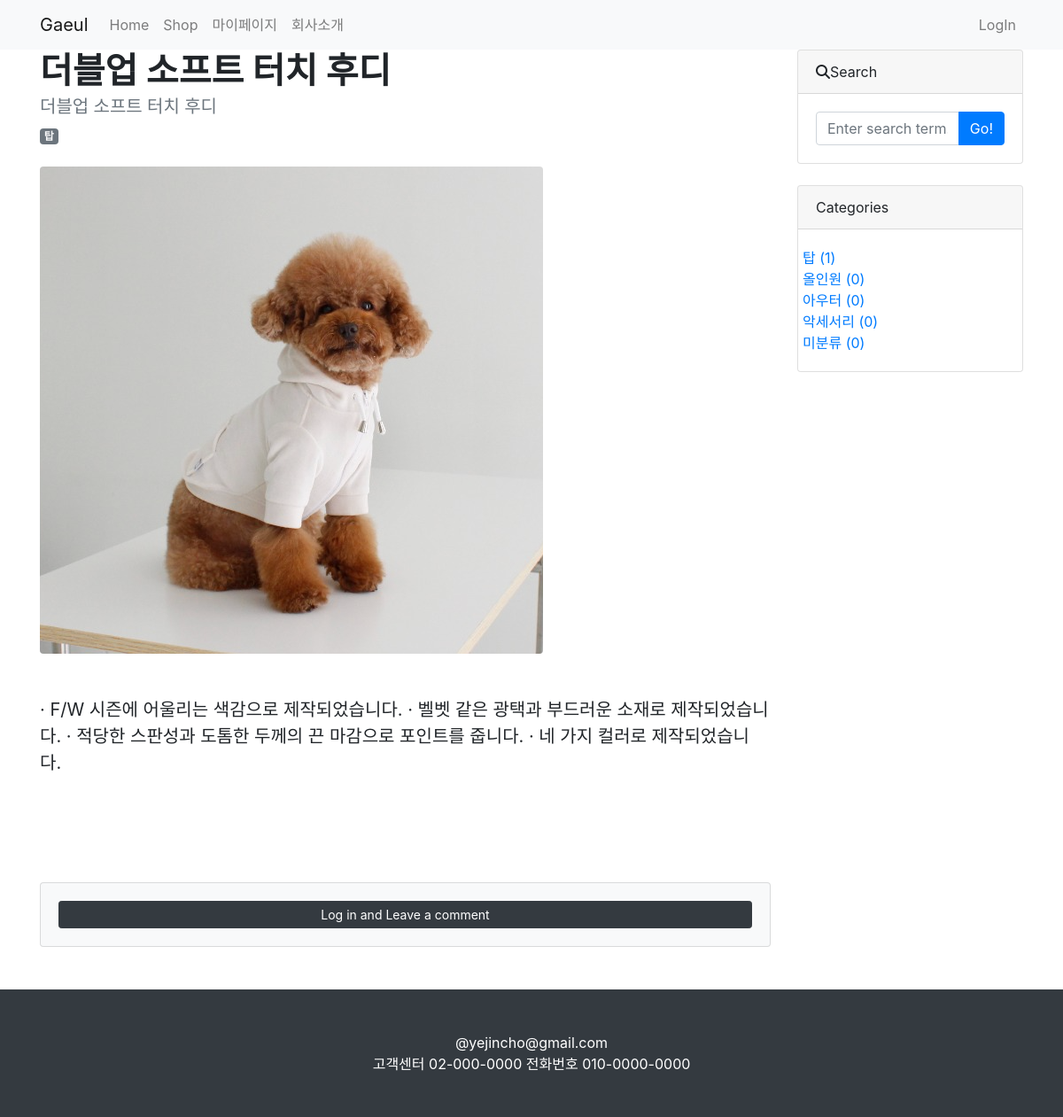
The app's page /post/1/ with its own data.
### post/models.py (models this page shows, shortened)
class Post(models.Model):
    name = models.CharField(max_length=30, unique=True)
    hook_text = models.CharField(max_length=100, blank=True)
    content = models.TextField()
    price = models.IntegerField()
    head_image = models.ImageField(upload_to='post/images/%Y/%m/%d/', blank=True)
    file_upload = models.FileField(upload_to='post/images/%Y/%m/%d/', blank=True)
    manufacture = models.ForeignKey(User, null=True, on_delete=models.SET_NULL)
    category = models.ForeignKey(Category, null=True, blank=True, on_delete=models.SET_NULL)
    tags = models.ManyToManyField(Tag, blank=True)

class Category(models.Model):
    name = models.CharField(max_length=50, unique=True)
    slug = models.SlugField(max_length=200, unique=True, allow_unicode=True)
    def __str__(self):
        return self.name

### post/views.py (the view)
# urls.py: path('<int:pk>/', views.PostDetail.as_view()),
class PostDetail(DetailView):
    model = Post
    def get_context_data(self, **kwargs):
        context = super(PostDetail,self).get_context_data()
        context['categories'] = Category.objects.all()
        context['no_category_post_count'] = Post.objects.filter(category=None).count
        return context

### post/templates/post/post_detail.html (shortened to what this page needs)
{% extends 'post/base.html' %}
{% load crispy_forms_tags %}
{% block main_area %}
    <div id="post-area">
        <header class="mb-4">
            <h1 class="fw-bolder mb-1">{{post.name | lower}}</h1>
            {% if post.hook_text %}
            <h5 class="text-muted">{{post.hook_text}}</h5>
            {% endif %}
            {% if post.category %}
            <a class="badge bg-secondary text-decoration-none link-light" href="/post/{{post.category.get_absolute_url}}">
                {{post.category}}
            </a>
            {% else %}
            <a class="badge bg-secondary text-decoration-none link-light" href="/post/category/no_category">
                미분류
            </a>
            {% endif %}
        </header>
        <figure class="mb-4">
            {% if post.head_image %}
            <img class="img-fluid rounded" src="{{post.head_image.url}}" alt="{{post.name}}의 이미지"/>
            {% else %}
            <img class="img-fluid rounded" src="https://picsum.photos/seed/{{post.pk}}/800/200" alt="random image" />
            {% endif %}
            <br><br>
        </figure>
        <div id="comment-area" class="mb-5">
            <p class="fs-5 mb-4">{{post.content}}</p>
            <br><br>
        </div>
    </div>
    <section class="mb-5">
        <div class="card bg-light">
            <div class="card-body">
                {% if user.is_authenticated %}
                <form class="mb-4" id="comment-form" method="post" action="{{post.get_absolute_url}}new_comment/">
                    {% csrf_token %}
                    <div class="form-group">
                        {{comment_form | crispy}}
                    </div>
                    <button type="submit" class="btn btn-primary">Submit</button>
                </form>
                {% else %}
                    <a role="button" class="btn btn-dark btn-block btn-sm" href="#"
                       data-toggle="modal" data-target="#loginModal">
                        Log in and Leave a comment
                    </a>
                {% endif %}
            </div>
        </div>
    </section>
{% endblock %}

### post/templates/post/sidebar.html (shortened to what this page needs)
                    <div class="card mb-4">
                        <div class="card-header"><i class="fa-solid fa-magnifying-glass"></i>Search</div>
                        <div class="card-body">
                            <div class="input-group">
                                <input class="form-control" type="text" placeholder="Enter search term..." aria-label="Enter search term..." aria-describedby="button-search" />
                                <button class="btn btn-primary" id="button-search" type="button">Go!</button>
                            </div>
                        </div>
                    </div>
                    <div class="card mb-4" id='category_card'>
                        <div class="card-header">Categories</div>
                        <div class="card-body">
                            <div class="row">
                                    <ul class="list-unstyled mb-0">
                                        {% for c in categories%}
                                        <li><a href="#!">{{c}} ({{c.post_set.count}})</a></li>
                                        {% endfor %}
                                        <li><a href="#!">미분류 ({{no_category_post_count}})</a></li>
                                    </ul>
                            </div>
                        </div>
                    </div>

### records on screen
Post: name "더블업 소프트 터치 후디", hook_text "더블업 소프트 터치 후디", category "탑", head_image (picture), content "· F/W 시즌에 어울리는 색감으로 제작되었습니다. · 벨벳 같은 광택과 부드러운 소재로 제작되었습니다. · 적당한 스판성과 도톰한 두께의 끈 마감으로 포인트를 줍니다. · 네 가지 컬러로 제작되었습니다."
Category: name "탑", post_set.count "1"
Category: name "올인원", post_set.count "0"
Category: name "아우터", post_set.count "0"
Category: name "악세서리", post_set.count "0"

### other values on screen
{{ no_category_post_count }} "0"
